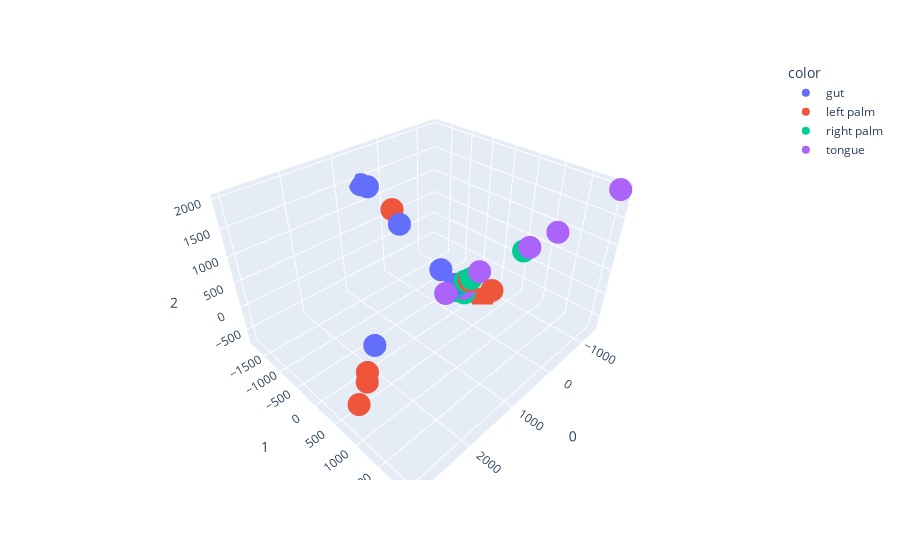

The notebook cell this image was saved under:
### Code cell
#Relationship between samples in 3d
pca = PCA(n_components=3)
components = pca.fit_transform(feature_table_sparse.T)

fig = px.scatter_3d(components, x=0, y=1, z=2, color=mtda['body-site'])
fig.show()

### Figure 1 — Plotly figure (JSON) as saved in the notebook; plotly's stock layout.template omitted (floating-point values rounded to 4 significant figures)
{"data": [{"hovertemplate": "color=gut<br>0=%{x}<br>1=%{y}<br>2=%{z}<extra></extra>", "legendgroup": "gut", "marker": {"color": "#636efa", "symbol": "circle"}, "mode": "markers", "name": "gut", "scene": "scene", "showlegend": true, "type": "scatter3d", "x": [2209.0, 544.1, 412.8, 200.3, -282.2, -270.1, -260.1, -122.1], "y": [407.6, -1837.0, -1812.0, -1215.0, -180.7, -178.8, -201.1, -455.3], "z": [114.4, 1399.0, 1322.0, 699.7, -441.0, -415.2, -382.0, -101.3]}, {"hovertemplate": "color=left palm<br>0=%{x}<br>1=%{y}<br>2=%{z}<extra></extra>", "legendgroup": "left palm", "marker": {"color": "#EF553B", "symbol": "circle"}, "mode": "markers", "name": "left palm", "scene": "scene", "showlegend": true, "type": "scatter3d", "x": [158.8, 2675.0, 2985.0, 2586.0, -631.6, -728.1, -504.3, -392.8], "y": [-1455.0, 780.9, 979.3, 683.9, 181.7, 316.0, -35.72, 19.78], "z": [897.2, -24.16, -69.7, 30.27, -727.7, -503.3, -721.6, -245.9]}, {"hovertemplate": "color=right palm<br>0=%{x}<br>1=%{y}<br>2=%{z}<extra></extra>", "legendgroup": "right palm", "marker": {"color": "#00cc96", "symbol": "circle"}, "mode": "markers", "name": "right palm", "scene": "scene", "showlegend": true, "type": "scatter3d", "x": [-321.6, -409.0, -298.8, -278.3, -823.6, -367.2, -358.9, -381.4, -415.4], "y": [-162.3, -98.01, -189.3, -177.7, 836.3, -32.21, -46.79, -22.65, 45.83], "z": [-510.2, -613.1, -548.9, -403.9, 588.1, -270.8, -275.6, -274.0, -197.6]}, {"hovertemplate": "color=tongue<br>0=%{x}<br>1=%{y}<br>2=%{z}<extra></extra>", "legendgroup": "tongue", "marker": {"color": "#ab63fa", "symbol": "circle"}, "mode": "markers", "name": "tongue", "scene": "scene", "showlegend": true, "type": "scatter3d", "x": [-312.7, -369.6, -371.5, 134.6, -265.5, -467.8, -1355.0, -1052.0, -865.8], "y": [-155.7, -78.58, -75.95, -83.57, -201.8, 190.5, 2033.0, 1297.0, 922.3], "z": [-430.5, -469.7, -423.9, -318.9, -421.0, 2.904, 1990.0, 1064.0, 682.5]}], "layout": {"legend": {"title": {"text": "color"}, "tracegroupgap": 0}, "margin": {"t": 60}, "scene": {"domain": {"x": [0, 1], "y": [0, 1]}, "xaxis": {"title": {"text": "0"}}, "yaxis": {"title": {"text": "1"}}, "zaxis": {"title": {"text": "2"}}}}}
